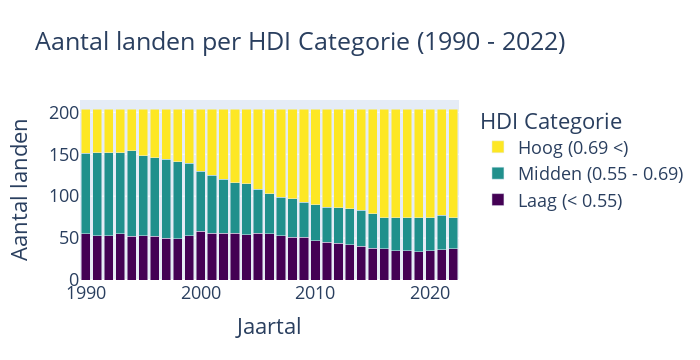

Notebook cell for this chart:
### Code cell
import pandas as pd
import plotly.express as px
import plotly.graph_objects as go
import matplotlib.cm as cm

# Assume df_hdiy is already defined and contains the necessary data

years = list(range(1990, 2023))
hdi_columns = [f'hdi_{year}' for year in years]
df_hdiyn = df_hdiy[['country'] + hdi_columns]

# Melt the DataFrame to long format for easier plotting
df_melted = df_hdiyn.melt(id_vars=['country'], var_name='year', value_name='hdi')

# Convert year to numeric
df_melted['year'] = df_melted['year'].str.extract('(\d+)').astype(int)

# Define bins and labels for HDI categories
bins = [0, 0.55, 0.69, 1.0]
labels = ['Laag (< 0.55)', 'Midden (0.55 - 0.69)', 'Hoog (0.69 <)']

# Bin the HDI values
df_melted['category'] = pd.cut(df_melted['hdi'], bins=bins, labels=labels, include_lowest=True)

# Group by year and category
df_grouped = df_melted.groupby(['year', 'category'], observed=True).size().unstack(fill_value=0).reset_index()

# Extract colors from the Viridis colormap
viridis = cm.get_cmap('viridis', len(labels))
colors = [viridis(i) for i in range(len(labels))]
colors = ['rgba' + str((int(r*255), int(g*255), int(b*255), a)) for r, g, b, a in colors]

# Create the plot
fig = go.Figure()

# Add traces for each category with specified colors
for category, color in zip(labels, colors):
    fig.add_trace(go.Bar(
        x=df_grouped['year'],
        y=df_grouped[category],
        name=category,
        marker_color=color
    ))

# Update layout
fig.update_layout(
    barmode='stack',
    title='Aantal landen per HDI Categorie (1990 - 2022)',
    xaxis=dict(title='Jaartal'),
    yaxis=dict(title='Aantal landen'),
    legend=dict(title='HDI Categorie', x=1.05, y=1),
    font=dict(size=18),
    autosize=False
)

fig.show()

### Figure 1 — Plotly figure (JSON) as saved in the notebook; plotly's stock layout.template omitted (floating-point values rounded to 4 significant figures)
{"data": [{"marker": {"color": "rgba(68, 1, 84, 1.0)"}, "name": "Laag (< 0.55)", "type": "bar", "x": [1990, 1991, 1992, 1993, 1994, 1995, 1996, 1997, 1998, 1999, 2000, 2001, 2002, 2003, 2004, 2005, 2006, 2007, 2008, 2009, 2010, 2011, 2012, 2013, 2014, 2015, 2016, 2017, 2018, 2019, 2020, 2021, 2022], "y": [55, 53, 53, 55, 52, 53, 52, 50, 49, 53, 58, 56, 56, 56, 54, 56, 55, 53, 51, 51, 47, 45, 44, 42, 40, 38, 37, 35, 35, 34, 35, 36, 37]}, {"marker": {"color": "rgba(32, 144, 140, 1.0)"}, "name": "Midden (0.55 - 0.69)", "type": "bar", "x": [1990, 1991, 1992, 1993, 1994, 1995, 1996, 1997, 1998, 1999, 2000, 2001, 2002, 2003, 2004, 2005, 2006, 2007, 2008, 2009, 2010, 2011, 2012, 2013, 2014, 2015, 2016, 2017, 2018, 2019, 2020, 2021, 2022], "y": [96, 99, 99, 97, 102, 95, 94, 94, 92, 86, 72, 69, 64, 60, 61, 52, 48, 46, 46, 42, 43, 42, 42, 43, 43, 41, 37, 39, 39, 40, 39, 41, 37]}, {"marker": {"color": "rgba(253, 231, 36, 1.0)"}, "name": "Hoog (0.69 <)", "type": "bar", "x": [1990, 1991, 1992, 1993, 1994, 1995, 1996, 1997, 1998, 1999, 2000, 2001, 2002, 2003, 2004, 2005, 2006, 2007, 2008, 2009, 2010, 2011, 2012, 2013, 2014, 2015, 2016, 2017, 2018, 2019, 2020, 2021, 2022], "y": [53, 52, 52, 52, 50, 56, 58, 60, 63, 65, 74, 79, 84, 88, 89, 96, 101, 105, 107, 111, 114, 117, 118, 119, 121, 125, 130, 130, 130, 130, 130, 127, 130]}], "layout": {"autosize": false, "barmode": "stack", "font": {"size": 18}, "height": 360, "legend": {"title": {"text": "HDI Categorie"}, "x": 1.05, "y": 1}, "title": {"text": "Aantal landen per HDI Categorie (1990 - 2022)"}, "width": 700, "xaxis": {"autorange": true, "range": [1990.0, 2022.0], "title": {"text": "Jaartal"}, "type": "linear"}, "yaxis": {"autorange": true, "range": [0, 214.7], "title": {"text": "Aantal landen"}, "type": "linear"}}}
